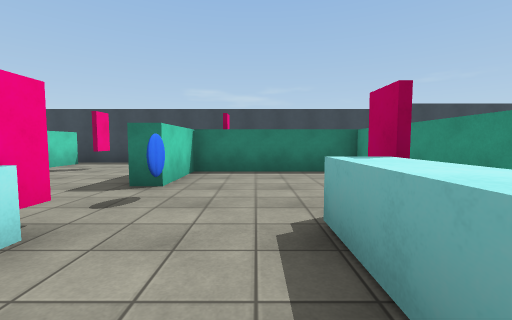
view 1 (above)

17 first-person views from a walk through a Unity game level. The camera is 1.3 m above the floor, tilts 4° down and sees 90° across. The floor is counted in squares, 2 m on a side. Each view is taken from the middle of a square. On the plan, view 1 faces up. The plan holds only what a view shows up to about 9 squares ahead; the rest is blank. The player character is not drawn. Surface patterns are stand-ins for the level's own textures.

view 2
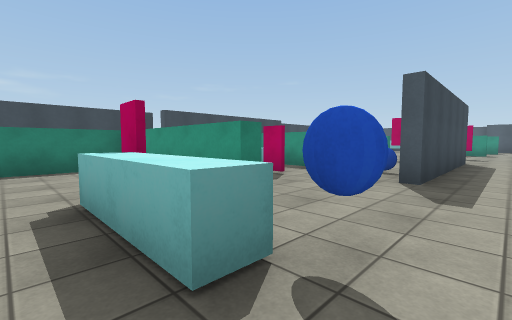

view 3
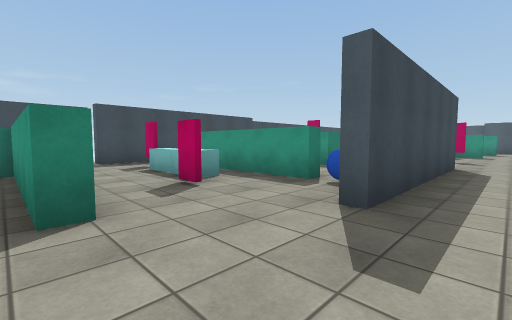

view 4
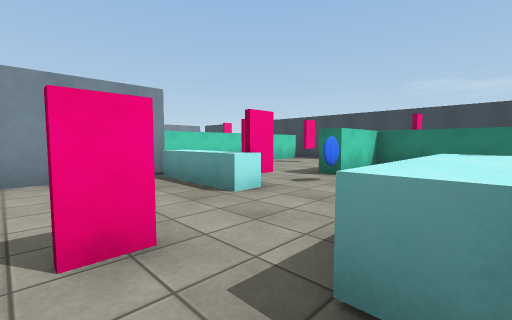

view 5
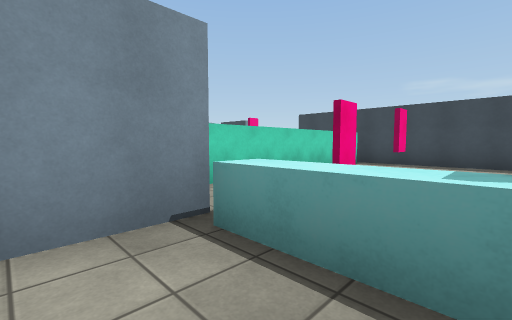

view 6
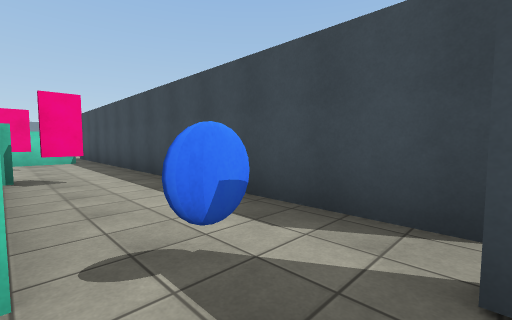

view 7
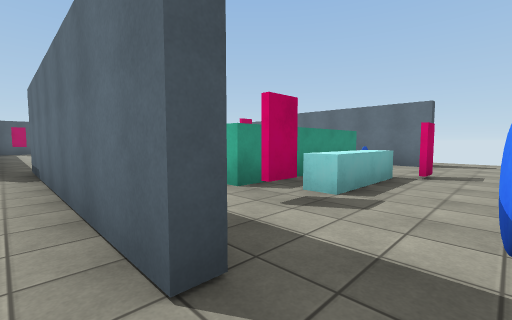

view 8
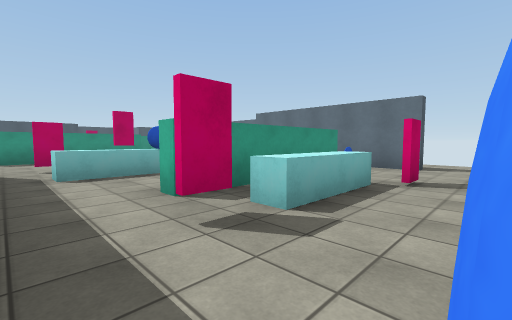

view 9
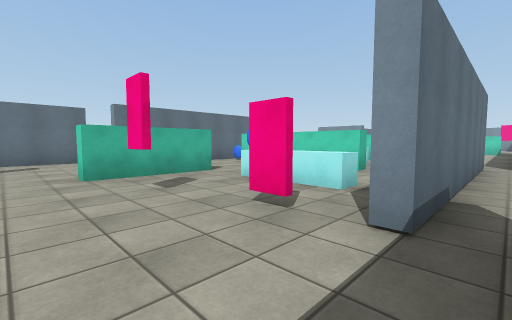

view 10
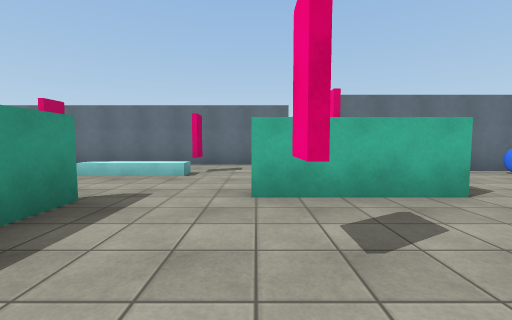

view 11
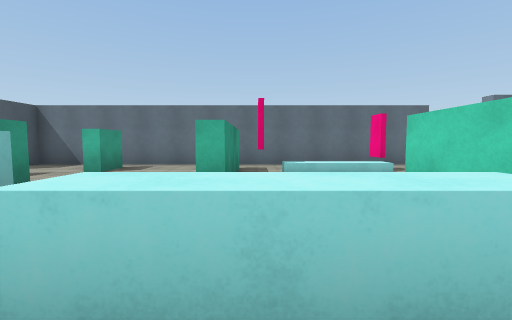

view 12
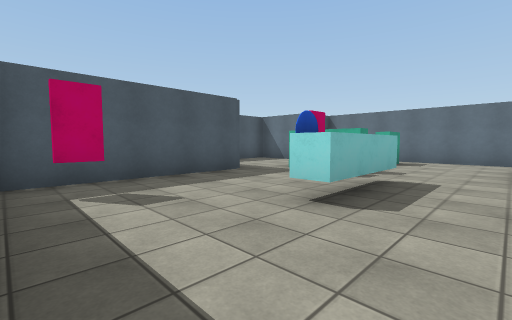

view 13
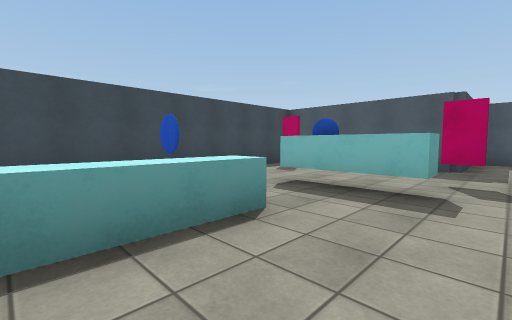

view 14
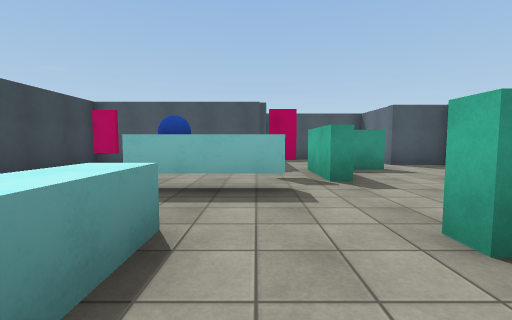

view 15
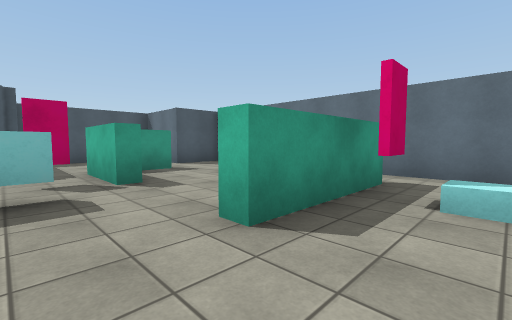

view 16
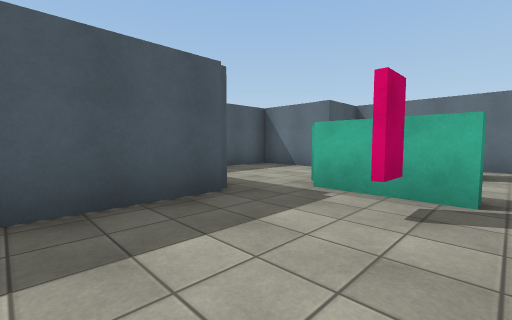

view 17
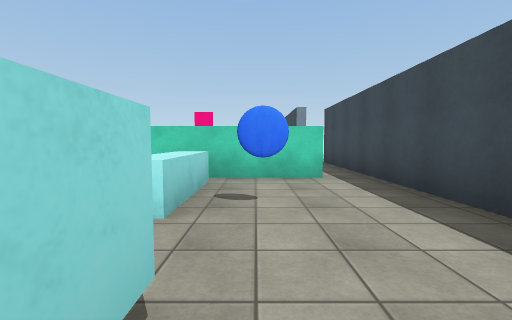

### Floor plan
Key: @ floor where view 1 was taken; # wall or solid block; x gap in a wall; . floor; / step, stairs or slope; ^ raised ledge.
Columns run from 7 left of view 1 to 24 right of it. Each row starts with its distance up from view 1.
  9 ###########       ###########
  8  ...........................#
  7  #.........#######..#.......#
  6  #.#.#####..#..^.#..#.......#
  5  # ..#...#..^#.^..#.#^^.^...#
  4  #  .#...#..^# .....#...^.#.#
  3  # #.....#..^# .###............#
  2  #...#..^#...#..  ....#...##...#
  1    #^^..^.......  ..//#....#...#
  0    #...@^...#####..#..#..#...###
 -1    #.........................#
 -2                  x############

Where each view was taken, in squares from view 1:
view 1: 0 up, 0 right, facing up
view 2: 1 down, 0 right, facing up-right
view 3: 1 down, 2 right, facing up-right
view 4: 1 down, 1 right, facing up-left
view 5: 0 up, 2 left, facing up-left
view 6: 6 up, 4 right, facing up-left
view 7: 8 up, 3 right, facing down-right
view 8: 7 up, 3 right, facing down-right
view 9: 8 up, 12 right, facing down-left
view 10: 6 up, 11 right, facing down
view 11: 6 up, 15 right, facing down
view 12: 8 up, 16 right, facing down-right
view 13: 3 up, 14 right, facing up-right
view 14: 4 up, 14 right, facing right
view 15: 4 up, 14 right, facing down-right
view 16: 6 up, 18 right, facing down-right
view 17: 6 up, 18 right, facing left
